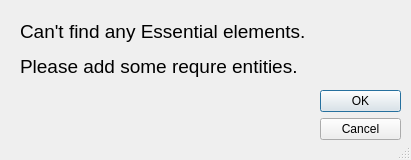
<?xml version="1.0" encoding="UTF-8"?>
<ui version="4.0">
 <class>Warning_no_value</class>
 <widget class="QDialog" name="Warning_no_value">
  <property name="geometry">
   <rect>
    <x>0</x>
    <y>0</y>
    <width>411</width>
    <height>160</height>
   </rect>
  </property>
  <property name="minimumSize">
   <size>
    <width>411</width>
    <height>160</height>
   </size>
  </property>
  <property name="maximumSize">
   <size>
    <width>411</width>
    <height>160</height>
   </size>
  </property>
  <property name="windowTitle">
   <string>Warning - No Value</string>
  </property>
  <property name="windowIcon">
   <iconset resource="../../icons.qrc">
    <normaloff>:/icons/main.png</normaloff>:/icons/main.png</iconset>
  </property>
  <property name="sizeGripEnabled">
   <bool>true</bool>
  </property>
  <property name="modal">
   <bool>true</bool>
  </property>
  <widget class="QDialogButtonBox" name="buttonBox">
   <property name="geometry">
    <rect>
     <x>320</x>
     <y>90</y>
     <width>81</width>
     <height>61</height>
    </rect>
   </property>
   <property name="orientation">
    <enum>Qt::Vertical</enum>
   </property>
   <property name="standardButtons">
    <set>QDialogButtonBox::Cancel|QDialogButtonBox::Ok</set>
   </property>
  </widget>
  <widget class="QLabel" name="label">
   <property name="geometry">
    <rect>
     <x>20</x>
     <y>20</y>
     <width>291</width>
     <height>131</height>
    </rect>
   </property>
   <property name="text">
    <string>&lt;html&gt;&lt;head/&gt;&lt;body&gt;&lt;p&gt;&lt;span style=&quot; font-size:14pt;&quot;&gt;Can't find any Essential elements.&lt;/span&gt;&lt;/p&gt;&lt;p&gt;&lt;span style=&quot; font-size:14pt;&quot;&gt;Please add some requre entities.&lt;/span&gt;&lt;/p&gt;&lt;/body&gt;&lt;/html&gt;</string>
   </property>
   <property name="textFormat">
    <enum>Qt::RichText</enum>
   </property>
   <property name="alignment">
    <set>Qt::AlignLeading|Qt::AlignLeft|Qt::AlignTop</set>
   </property>
   <property name="wordWrap">
    <bool>true</bool>
   </property>
  </widget>
 </widget>
 <resources>
  <include location="../../icons.qrc"/>
 </resources>
 <connections>
  <connection>
   <sender>buttonBox</sender>
   <signal>accepted()</signal>
   <receiver>Warning_no_value</receiver>
   <slot>accept()</slot>
   <hints>
    <hint type="sourcelabel">
     <x>248</x>
     <y>254</y>
    </hint>
    <hint type="destinationlabel">
     <x>157</x>
     <y>274</y>
    </hint>
   </hints>
  </connection>
  <connection>
   <sender>buttonBox</sender>
   <signal>rejected()</signal>
   <receiver>Warning_no_value</receiver>
   <slot>reject()</slot>
   <hints>
    <hint type="sourcelabel">
     <x>316</x>
     <y>260</y>
    </hint>
    <hint type="destinationlabel">
     <x>286</x>
     <y>274</y>
    </hint>
   </hints>
  </connection>
 </connections>
</ui>
